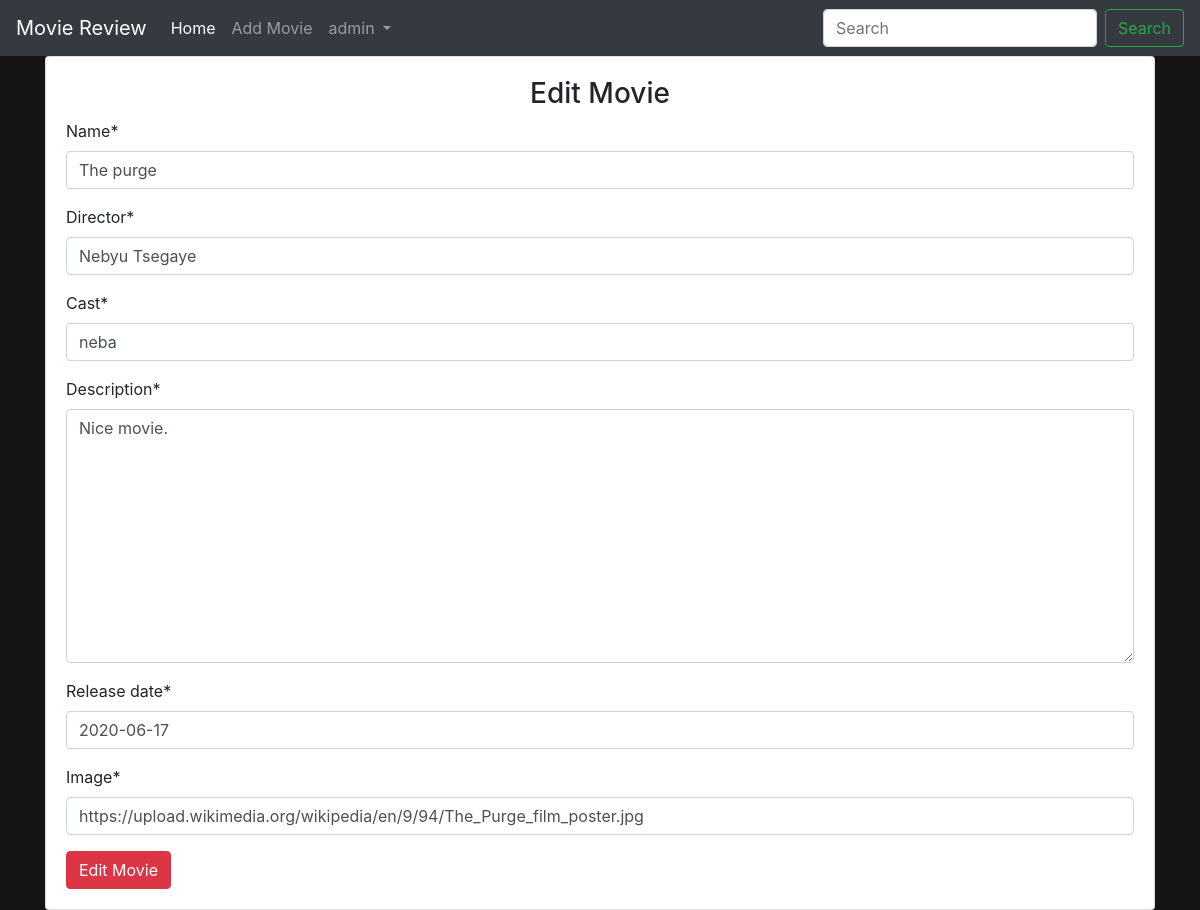
Screenshot of /editmovies/2/ (signed in) with the database file from the repository.
### main/models.py (models this page shows, shortened)
class Movie(models.Model):
    name =models.CharField(max_length=300)
    director =models.CharField(max_length=300)
    cast =models.CharField(max_length=300)
    description =models.TextField(max_length=5000)
    release_date =models.DateField()
    rating =models.FloatField(default=0.0)
    image = models.URLField(default=None,null=True)

### main/views.py (the view)
# urls.py: path('editmovies/<int:id>/', views.edit_movie, name="edit_movie"),
def edit_movie(request,id):
    movie = Movie.objects.get(id = id)
    if request.user.is_authenticated:
        if request.user.is_superuser:
            if request.method == "POST":
                form = MovieForm(request.POST or None, instance = movie)
                if form.is_valid():
                    data = form.save(commit = False)
                    data.save()
                    return redirect("main:detail",id)
            else:
                form = MovieForm(request.POST or None, instance=movie)
                return render(request, 'main/addmovie.html', {"form":form,"controller":"Edit Movie"})
        else:
            return redirect("main:home")
    else:
        return redirect("accounts:login")

### main/forms.py
class MovieForm(forms.ModelForm):
    class Meta:
        model = Movie
        fields = ('name', 'director', 'cast', 'description', 'release_date', 'image')

### main/templates/main/addmovie.html (shortened to what this page needs)
{%extends 'main/base.html'%}
{% load crispy_forms_tags %}
{% block content%}
<div class="container">
    <div class="card">
        <div class="card-body">
            <h3 class="text-center">
                {{ controller}}
            </h3>
            <form action="" method="POST">
                {{form | crispy}}
                <input type="submit" value="{{ controller }}" class="btn btn-danger">
            </form>
        </div>
    </div>
</div>
{% endblock %}

### main/templates/main/base.html (shortened to what this page needs)
<!doctype html>
<html lang="en">
  <head>
    <link rel="stylesheet" href="https://maxcdn.bootstrapcdn.com/bootstrap/4.0.0/css/bootstrap.min.css">
{% load staticfiles %}
<link rel="stylesheet" href="{% static 'css/main.css' %}">
  </head>
  <body>
    <nav class="navbar navbar-expand-lg navbar-dark bg-dark text-white">
        <a class="navbar-brand" href="{% url 'main:home'%}">Movie Review</a>
        <div class="collapse navbar-collapse"  id="navbarSupportedContent">
          <ul class="navbar-nav mr-auto">
            <li class="nav-item active">
              <a class="nav-link" href="{% url 'main:home'%}">Home <span class="sr-only">(current)</span></a>
            </li>
            {%if user.is_authenticated %}
            {% if user.is_superuser%}
            <li class="nav-item">
              <a class="nav-link" href="{% url 'main:addmovie'%}">Add Movie</a>
            </li>
            {% endif %}
            {% endif %}
            {% if user.is_authenticated%}
            <li class="nav-item dropdown">
              <a class="nav-link dropdown-toggle" href="#" id="navbarDropdown" role="button" data-toggle="dropdown" aria-haspopup="true" aria-expanded="false">
               {{user.username}}
              </a>
            </li>
            {%endif%}
          </ul>
          <form class="form-inline my-2 my-lg-0">
            <input class="form-control mr-sm-2" type="search" placeholder="Search" aria-label="Search">
            <button class="btn btn-outline-success my-2 my-sm-0" type="submit">Search</button>
          </form>
        </div>
      </nav>
    {% block content %}
    {% endblock %}
  </body>
</html>

### main/static/css/main.css (style rules this page uses)
body { background-color: #151313; }

### rows the page displays
Movie: name "The purge", director "Nebyu Tsegaye", cast "neba", description "Nice movie.", release_date "2020-06-17", image "https://upload.wikimedia.org/wikipedia/en/9/94/The_Purge_film_poster.jpg"

### other values shown
{{ user.username }} "admin"
{{ controller }} "Edit Movie"
